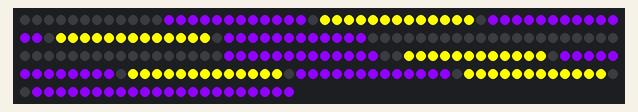
This sketch was run on a simulated Arduino Uno, built with avr-gcc and run on an emulated ATmega328P. On the bench: 223 RGB LEDs in strip order, left to right, continuing on the next row. Random numbers use the default seed unless the sketch sets one.

Above: at 6.1 s.
At 29.3 s:
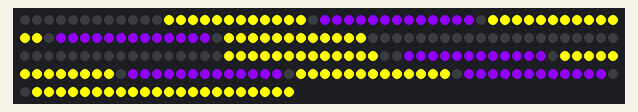
At 40.4 s:
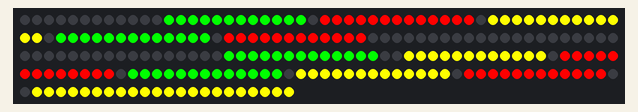
At 53.6 s:
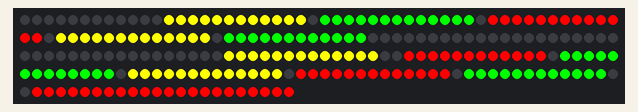
At 63.7 s:
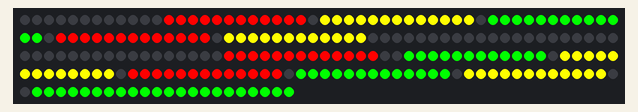
At 102.3 s:
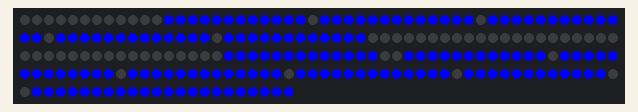

The sketch:

v1.4.ino
```cpp
#include <Adafruit_NeoPixel.h>

// Definition du pin de data qui pilote les LEDs
#define PIN            6

// Nombre de LEDs sur la strip
#define NUMPIXELS      223

Adafruit_NeoPixel strip = Adafruit_NeoPixel(NUMPIXELS, PIN, NEO_GRB + NEO_KHZ800);


void setup() {
  // Initialisation. Tout éteint.
  delay(2000);
  strip.begin();
  delay(2000);
  strip.show();
  delay(2000);
}

// Déclaration des fonctions qui définissent les LEDs qui composent chaque case

// Dustybeavers

void BlocA(int couleur1, int couleur2, int couleur3) {
  int Debut = 12;
  int Fin = 24;
  for (int i = Debut; i < Fin; i = i + 1) {
    strip.setPixelColor(i, couleur1, couleur2, couleur3);
  }
}

// dUstybeavers

void BlocB(int couleur1, int couleur2, int couleur3) {
  int Debut = 25;
  int Fin = 38;
  for (int i = Debut; i < Fin; i = i + 1) {
    strip.setPixelColor(i, couleur1, couleur2, couleur3);
  }
}

// duStybeavers

void BlocC(int couleur1, int couleur2, int couleur3) {
  int Debut = 39;
  int Fin = 52;
  for (int i = Debut; i < Fin; i = i + 1) {
    strip.setPixelColor(i, couleur1, couleur2, couleur3);
  }
}

// dusTybeavers

void BlocD(int couleur1, int couleur2, int couleur3) {
  int Debut = 53;
  int Fin = 66;
  for (int i = Debut; i < Fin; i = i + 1) {
    strip.setPixelColor(i, couleur1, couleur2, couleur3);
  }
}

// dustYbeavers

void BlocE(int couleur1, int couleur2, int couleur3) {
  int Debut = 67;
  int Fin = 79;
  for (int i = Debut; i < Fin; i = i + 1) {
    strip.setPixelColor(i, couleur1, couleur2, couleur3);
  }
}

// dustyBeavers

void BlocF(int couleur1, int couleur2, int couleur3) {
  int Debut = 201;
  int Fin = 223;
  for (int i = Debut; i < Fin; i = i + 1) {
    strip.setPixelColor(i, couleur1, couleur2, couleur3);
  }
}

// dustybEavers

void BlocG(int couleur1, int couleur2, int couleur3) {
  int Debut = 187;
  int Fin = 199;
  for (int i = Debut; i < Fin; i = i + 1) {
    strip.setPixelColor(i, couleur1, couleur2, couleur3);
  }
}

// dustybeAvers

void BlocH(int couleur1, int couleur2, int couleur3) {
  int Debut = 173;
  int Fin = 186;
  for (int i = Debut; i < Fin; i = i + 1) {
    strip.setPixelColor(i, couleur1, couleur2, couleur3);
  }
}

// dustybeaVers

void BlocI(int couleur1, int couleur2, int couleur3) {
  int Debut = 159;
  int Fin = 172;
  for (int i = Debut; i < Fin; i = i + 1) {
    strip.setPixelColor(i, couleur1, couleur2, couleur3);
  }
}

// dustybeavErs

void BlocJ(int couleur1, int couleur2, int couleur3) {
  int Debut = 145;
  int Fin = 158;
  for (int i = Debut; i < Fin; i = i + 1) {
    strip.setPixelColor(i, couleur1, couleur2, couleur3);
  }
}

// dustybeaveRs

void BlocK(int couleur1, int couleur2, int couleur3) {
  int Debut = 132;
  int Fin = 144;
  for (int i = Debut; i < Fin; i = i + 1) {
    strip.setPixelColor(i, couleur1, couleur2, couleur3);
  }
}

// dustybeaverS

void BlocL(int couleur1, int couleur2, int couleur3) {
  int Debut = 117;
  int Fin = 130;
  for (int i = Debut; i < Fin; i = i + 1) {
    strip.setPixelColor(i, couleur1, couleur2, couleur3);
  }
}


void VertJauneRouge() {
// variables

  // Rouge
  int c1[]={255,0,0};
  // Jaune
  int c2[]={255,255,0};
  // Vert
  int c3[]={0,255,0};
  // Variable pour interversion des couleurs
  int cTemp[]={0,255,0};

  // Assignation des couleurs aux cases
  for (int i = 0; i < 30; i = i + 1) {
    BlocA(c1[0],c1[1],c1[2]);
    BlocB(c2[0],c2[1],c2[2]);
    BlocC(c3[0],c3[1],c3[2]);
    BlocD(c1[0],c1[1],c1[2]);
    BlocE(c2[0],c2[1],c2[2]);
    BlocF(c3[0],c3[1],c3[2]);
    BlocG(c2[0],c2[1],c2[2]);
    BlocH(c3[0],c3[1],c3[2]);
    BlocI(c1[0],c1[1],c1[2]);
    BlocJ(c2[0],c2[1],c2[2]);
    BlocK(c3[0],c3[1],c3[2]);
    BlocL(c1[0],c1[1],c1[2]);
    strip.show();
    delay(1000);

   // On décale les couleurs

   cTemp[0] = c3[0];
   cTemp[1] = c3[1];
   cTemp[2] = c3[2];

   c3[0] = c2[0];
   c3[1] = c2[1];
   c3[2] = c2[2];

   c2[0] = c1[0];
   c2[1] = c1[1];
   c2[2] = c1[2];

   c1[0] = cTemp[0];
   c1[1] = cTemp[1];
   c1[2] = cTemp[2];

  }
}

void BleuFlash() {
// variables
  // BLeu
  int c1 []={0,0,255};
  // Blanc
  int c2 []={255,255,255};
  // LED random
  int randNumber;


// Mise à bleu de tout
  for (int i = 0; i < 30; i = i + 1) {
    BlocA(c1[0],c1[1],c1[2]);
    BlocB(c1[0],c1[1],c1[2]);
    BlocC(c1[0],c1[1],c1[2]);
    BlocD(c1[0],c1[1],c1[2]);
    BlocE(c1[0],c1[1],c1[2]);
    BlocF(c1[0],c1[1],c1[2]);
    BlocG(c1[0],c1[1],c1[2]);
    BlocH(c1[0],c1[1],c1[2]);
    BlocI(c1[0],c1[1],c1[2]);
    BlocJ(c1[0],c1[1],c1[2]);
    BlocK(c1[0],c1[1],c1[2]);
    BlocL(c1[0],c1[1],c1[2]);
    randNumber = random(0, 11);
    // Allume en blanc une case au hasard
    switch (randNumber) {
    case 0:
      BlocA(c2[0],c2[1],c2[2]);
      break;
    case 1:
      BlocB(c2[0],c2[1],c2[2]);
      break;
    case 2:
      BlocC(c2[0],c2[1],c2[2]);
      break;
    case 3:
      BlocD(c2[0],c2[1],c2[2]);
      break;
    case 4:
      BlocE(c2[0],c2[1],c2[2]);
      break;
    case 5:
      BlocF(c2[0],c2[1],c2[2]);
      break;
    case 6:
      BlocG(c2[0],c2[1],c2[2]);
      break;
    case 7:
      BlocH(c2[0],c2[1],c2[2]);
      break;
    case 8:
      BlocI(c2[0],c2[1],c2[2]);
      break;
    case 9:
      BlocJ(c2[0],c2[1],c2[2]);
      break;
    case 10:
      BlocK(c2[0],c2[1],c2[2]);
      break;
  }
    strip.show();
    delay(200);

    // Remet la case en bleu
    switch (randNumber) {
    case 0:
     BlocA(c1[0],c1[1],c1[2]);
      break;
    case 1:
      BlocB(c1[0],c1[1],c1[2]);
      break;
    case 2:
      BlocC(c1[0],c1[1],c1[2]);
      break;
    case 3:
      BlocD(c1[0],c1[1],c1[2]);
      break;
    case 4:
      BlocE(c1[0],c1[1],c1[2]);
      break;
    case 5:
      BlocF(c1[0],c1[1],c1[2]);
      break;
    case 6:
      BlocG(c1[0],c1[1],c1[2]);
      break;
    case 7:
      BlocH(c1[0],c1[1],c1[2]);
      break;
    case 8:
      BlocI(c1[0],c1[1],c1[2]);
      break;
    case 9:
      BlocJ(c1[0],c1[1],c1[2]);
      break;
    case 10:
      BlocK(c1[0],c1[1],c1[2]);
      break;
    }
    strip.show();
    delay(1000);
  }
}

void Variation()
{
  // variables de couleurs
   int Rouge[]={255,0,0};
   int Vert[]={0,255,0};
   int Bleu[]={0,0,255};
   int Jaune[]={255,255,0};
   int Mauve[]={255,0,255};
   int Ciel[]={0,255,255};
   int Blanc[]={255,255,255};

   // Rouge

   // Allume progressivement
   for (int level = 0; level < 255; level = level + 1) {
     for (int i = 0; i < NUMPIXELS; i = i + 1) {
        strip.setPixelColor(i, (level*Rouge[0]/255) , (level*Rouge[1]/255), (level*Rouge[2]/255));
        }
        strip.show();
   }
   // Eteint progressivement
   for (int level = 255; level > 0; level = level - 1) {
     for (int i = 0; i < NUMPIXELS; i = i + 1) {
        strip.setPixelColor(i, (level*Rouge[0]/255) , (level*Rouge[1]/255), (level*Rouge[2]/255));
        }
        strip.show();
   }

   // Vert
   for (int level = 0; level < 255; level = level + 1) {
     for (int i = 0; i < NUMPIXELS; i = i + 1) {
        strip.setPixelColor(i, (level*Vert[0]/255) , (level*Vert[1]/255), (level*Vert[2]/255));
        }
        strip.show();
   }

   for (int level = 255; level > 0; level = level - 1) {
     for (int i = 0; i < NUMPIXELS; i = i + 1) {
        strip.setPixelColor(i, (level*Vert[0]/255) , (level*Vert[1]/255), (level*Vert[2]/255));
        }
        strip.show();
   }


   // Bleu
   for (int level = 0; level < 255; level = level + 1) {
     for (int i = 0; i < NUMPIXELS; i = i + 1) {
        strip.setPixelColor(i, (level*Bleu[0]/255) , (level*Bleu[1]/255), (level*Bleu[2]/255));
        }
        strip.show();
   }
   for (int level = 255; level > 0; level = level - 1) {
     for (int i = 0; i < NUMPIXELS; i = i + 1) {
        strip.setPixelColor(i, (level*Bleu[0]/255) , (level*Bleu[1]/255), (level*Bleu[2]/255));
        }
        strip.show();
   }


   // Jaune
   for (int level = 0; level < 255; level = level + 1) {
     for (int i = 0; i < NUMPIXELS; i = i + 1) {
        strip.setPixelColor(i, (level*Jaune[0]/255) , (level*Jaune[1]/255), (level*Jaune[2]/255));
        }
        strip.show();
   }
   for (int level = 255; level > 0; level = level - 1) {
     for (int i = 0; i < NUMPIXELS; i = i + 1) {
        strip.setPixelColor(i, (level*Jaune[0]/255) , (level*Jaune[1]/255), (level*Jaune[2]/255));
        }
        strip.show();
   }


   // Mauve
   for (int level = 0; level < 255; level = level + 1) {
     for (int i = 0; i < NUMPIXELS; i = i + 1) {
        strip.setPixelColor(i, (level*Mauve[0]/255) , (level*Mauve[1]/255), (level*Mauve[2]/255));
        }
        strip.show();
   }
   for (int level = 255; level > 0; level = level - 1) {
     for (int i = 0; i < NUMPIXELS; i = i + 1) {
        strip.setPixelColor(i, (level*Mauve[0]/255) , (level*Mauve[1]/255), (level*Mauve[2]/255));
        }
        strip.show();
   }


   // Ciel
   for (int level = 0; level < 255; level = level + 1) {
     for (int i = 0; i < NUMPIXELS; i = i + 1) {
        strip.setPixelColor(i, (level*Ciel[0]/255) , (level*Ciel[1]/255), (level*Ciel[2]/255));
        }
        strip.show();
   }

   for (int level = 255; level > 0; level = level - 1) {
     for (int i = 0; i < NUMPIXELS; i = i + 1) {
        strip.setPixelColor(i, (level*Ciel[0]/255) , (level*Ciel[1]/255), (level*Ciel[2]/255));
        }
        strip.show();
   }


   // Blanc
   for (int level = 0; level < 255; level = level + 1) {
     for (int i = 0; i < NUMPIXELS; i = i + 1) {
        strip.setPixelColor(i, (level*Blanc[0]/255) , (level*Blanc[1]/255), (level*Blanc[2]/255));
        }
        strip.show();
   }

   for (int level = 255; level > 0; level = level - 1) {
     for (int i = 0; i < NUMPIXELS; i = i + 1) {
        strip.setPixelColor(i, (level*Blanc[0]/255) , (level*Blanc[1]/255), (level*Blanc[2]/255));
        }
        strip.show();
   }


   // Eteint tout, car les LEDs non utilisées sont allumées avec ce mode, pour simplifier le code.
     for (int i = 0; i < NUMPIXELS; i = i + 1) {
        strip.setPixelColor(i, 0, 0, 0);
  }
}

void SLF() {
// variables

  // violet
  int c1[]={145,0,255};
  // Jaune
  int c2[]={255,255,0};
  // variable d'intervertion
  int cTemp[3];

  // Initialisation des cases avec leurs couleurs
  for (int i = 0; i < 30; i = i + 1) {
    BlocA(c1[0],c1[1],c1[2]);
    BlocB(c2[0],c2[1],c2[2]);
    BlocC(c1[0],c1[1],c1[2]);
    BlocD(c2[0],c2[1],c2[2]);
    BlocE(c1[0],c1[1],c1[2]);
    BlocF(c1[0],c1[1],c1[2]);
    BlocG(c2[0],c2[1],c2[2]);
    BlocH(c1[0],c1[1],c1[2]);
    BlocI(c2[0],c2[1],c2[2]);
    BlocJ(c1[0],c1[1],c1[2]);
    BlocK(c2[0],c2[1],c2[2]);
    BlocL(c1[0],c1[1],c1[2]);
    strip.show();
    delay(1000);

   // On décale les couleurs

   cTemp[0] = c2[0];
   cTemp[1] = c2[1];
   cTemp[2] = c2[2];

   c2[0] = c1[0];
   c2[1] = c1[1];
   c2[2] = c1[2];

   c1[0] = cTemp[0];
   c1[1] = cTemp[1];
   c1[2] = cTemp[2];
  }
}


void loop() {
  SLF(); // Testé OK
  VertJauneRouge(); // Testé OK
  BleuFlash(); // Testé OK
  Variation(); // Testé OK
}
```

Measured:
- what the display in image 0 shows lasts 1.0 s, from 6.0 s to 7.0 s
